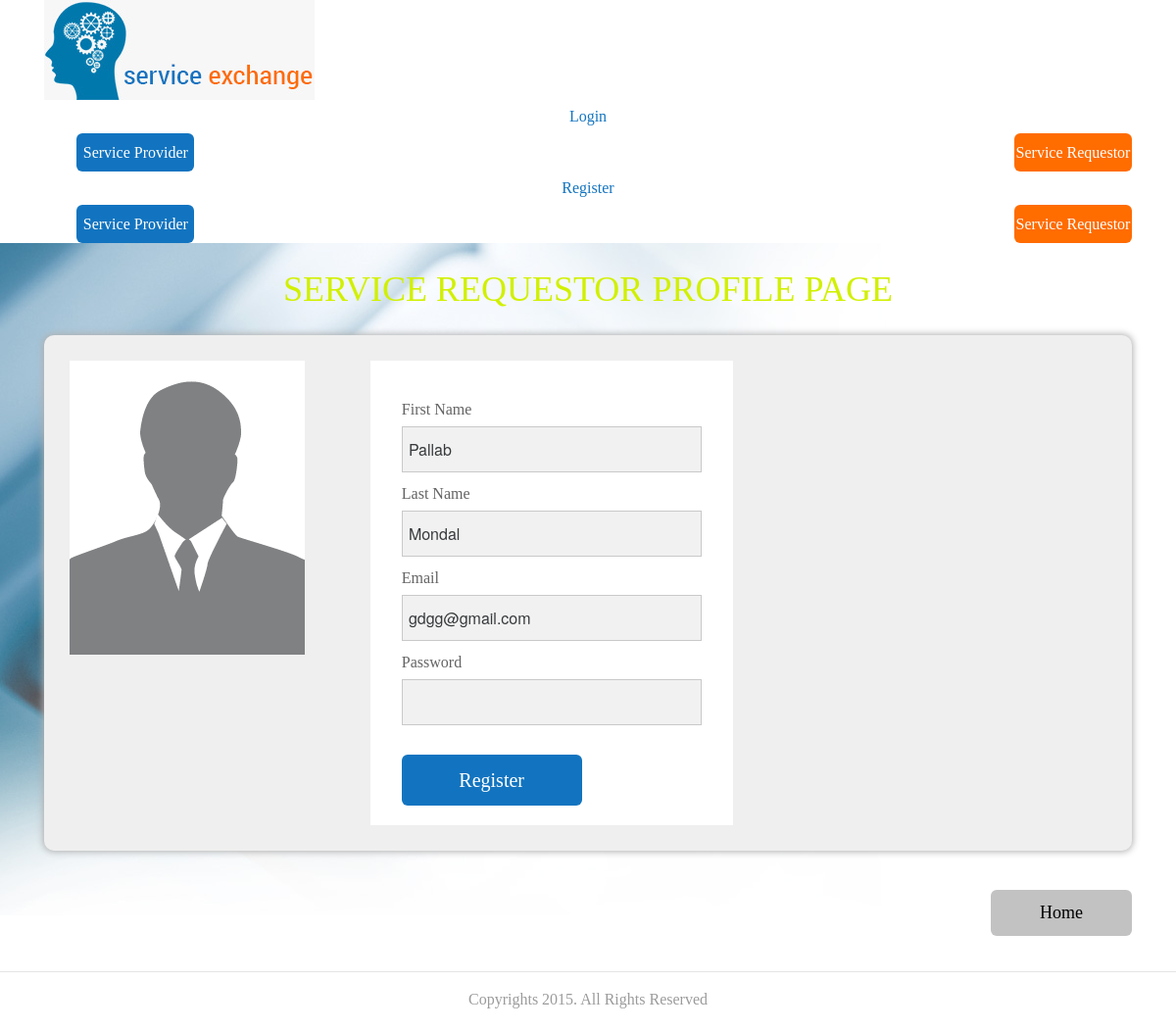
/nm_register_page.php?ucode=SR0000100320160314105958, run on the app's committed database.
### tables this page shows
CREATE TABLE `nm_invite` (
  `id` int(11) NOT NULL AUTO_INCREMENT,
  `first_name` varchar(100) NOT NULL,
  `last_name` varchar(100) NOT NULL,
  `email` varchar(100) NOT NULL,
  `invite_by` varchar(100) NOT NULL,
  `invited_group` varchar(100) NOT NULL,
  `dtime` datetime NOT NULL,
  `status` varchar(100) NOT NULL,
  `ucode` varchar(100) NOT NULL,
  PRIMARY KEY (`id`)
);

### nm_register_page.php (the view, shortened to what this page needs)
<?php
require('config.php');
if(isset($_GET['ucode'])) {
	$ucode=$_GET['ucode'];
	$qryUC=mysqli_query($bd, "SELECT * FROM nm_invite WHERE ucode='$ucode'");
	if($memUC=mysqli_fetch_assoc($qryUC)) {
		$ucfname=$memUC['first_name'];
		$uclname=$memUC['last_name'];
		$ucemail=$memUC['email'];
	}
	else {
		echo "Invalid invite link.";
		exit();
	}
}
else {
	echo "Invalid invite link.";
	exit();
}
if(isset($_SESSION['SESS_SR_ID'])) {
	$SRID=$_SESSION['SESS_SR_ID'];
	$qryProfile=mysqli_query($bd, "SELECT * FROM service_requester WHERE SRID='$SRID'");
	if($memProfile=mysqli_fetch_assoc($qryProfile)) {
		$sremail=$memProfile['email'];
		$timeZone=$memProfile['TimeZone'];
	}
}
else {
	$SRID="";
		$sremail="";
}
	?>
<!DOCTYPE html>
<html lang="en">
<head>
<link href="css/bootstrap.css" rel="stylesheet">
<link href="css/custom.css" rel="stylesheet">
</head>
<body>
<div id="header">
  <div class="container"> <a href="#">
    <div id="logo"><img src="images/logo.jpg" alt="logo"></div>
    </a>
    <?php
  if(isset($_SESSION['SESS_ID'])) {
	?>
    <div class="main_image_box">
      <div class="main_image"><img src="profile_images/no-profile-img-male.gif" alt="image"></div>
      <span class="main_image_name_text"><a href="service_provider_page.php"><?php echo $fname." ".$lname;?></a> | <a href="logout.php">Log out</a></span> </div>
    <?php
}
elseif(isset($_SESSION['SESS_SR_ID'])){
	?>
    <div class="main_image_box">
      <div class="main_image"><img src="profile_images/no-profile-img-male.gif" alt="image"></div>
      <span class="main_image_name_text"><a href="service_requestor_profile_page.php"><?php echo $sremail;?></a> | <a href="logout.php">Log out</a></span> </div>
    <?php
}
else {
?>
    <div class="right_header"> <span class="service_text" style="text-align:center; font-size:16px;">Login</span>
      <div class="button_box"> <a href="service_provider_login.php">
        <div class="sign_up_button">Service Provider</div>
        </a> <a href="service_requestor_login.php">
        <div class="log_in_button">Service Requestor</div>
        </a> </div>
    </div>
    <div class="right_one_header" style="">
      <div class="right_header"> <span class="service_text" style="text-align:center; font-size:16px;">Register</span>
        <div class="button_box"> <a href="service_provider_page.php">
          <div class="sign_up_button">Service Provider</div>
          </a> <a href="service_requestor_profile_page.php">
          <div class="log_in_button">Service Requestor</div>
          </a> </div>
      </div>
    </div>
  </div>
  <?php
}
?>
</div>
<div class="main_body_box">
  <div class="container"> <span class="service_request_text">SERVICE REQUESTOR PROFILE PAGE</span>
    <div class="service_bg">
      <div class="service_left_box">
        <div class="requester_image" id="srp">
          <?php
  $srID=$SRID;
  if(file_exists("profile_images/".$srID.".jpg")) {
   ?>
          <img src="profile_images/<?php echo $srID.".jpg"; ?>" alt="image">
          <?php
	  }
	  else {
	?>
          <img src="profile_images/no-profile-img-male.gif" alt="image">
          <?php
	}
	?>
        </div>
      </div>
      <?php
	if(isset($_SESSION['SESS_SR_ID'])) {
		?>
      <form action="sr_update.php" method="post">
      <input name="srid" type="hidden" value="<?php echo $SRID; ?>">
      <?php
	}
	else {
		?>
      <form action="nm_register.php" method="post">
        <?php
	}
  ?>
        <div class="request_form_bg">
          <div class="user_name_box"> <span class="user_name_text">First Name</span>
            <div class="user_text_fild">
              <input name="fname" class="user_text_fild_main" type="text" value="<?php echo $ucfname; ?>" required>
            </div>
          </div>
          <div class="user_name_box"> <span class="user_name_text">Last Name</span>
            <div class="user_text_fild">
              <input name="lname" class="user_text_fild_main" type="text" value="<?php echo $uclname; ?>" required>
            </div>
          </div>
          <div class="user_name_box"> <span class="user_name_text">Email</span>
            <div class="user_text_fild">
              <input name="uname" class="user_text_fild_main" type="email" value="<?php echo $ucemail;?>" required>
            </div>
          </div>
          <div class="user_name_box"> <span class="user_name_text">Password</span>
            <div class="user_text_fild">
              <input name="pwd" class="user_text_fild_main" type="password" value="" required>
            </div>
          </div>
          <input type="submit" class="register_button" value="Register">
        </div>
      </form>
    </div>
    <div class="bottm_box"><a href="index.php">
      <div class="home_button">Home</div>
      </a> </div>
  </div>
  <hr />
  <div class="copy_text">Copyrights 2015.  All Rights Reserved</div>
</div>
</body>
</html>

### css/custom.css (style rules this page uses)
.service_text { width:100%; float:left; font-family:'RobotoCondensed-Regular'; font-size:22px; color:#1274c0; margin-top:5px; }
.button_box { width:100%; float:left; margin-top:5px; }
.sign_up_button { width: 120px; float: left; background: #1274c0; border-radius: 6px; font-family: 'RobotoCondensed-Regular'; font-size: 16px; color: #FFF; text-align: center; line-height: 39px; text-decoration: none; cursor: pointer; border: 0; padding: 0; margin-left: 3%; }
.log_in_button { width:120px; float:right; background:#ff6c00; border-radius:6px; font-family:'RobotoCondensed-Regular'; font-size:16px; color:#FFF; text-align:center; line-height:39px; text-decoration:none; cursor:pointer; }
.main_body_box { width:100%; float:left; background:url(../images/bg.jpg) no-repeat; }
.copy_text { width:100%; float:left; font-family:'Roboto-Regular'; font-size:16px; color:#9b9b9b; text-align:center; margin-bottom:20px; }
.service_request_text { width:100%; float:left; font-family:'RobotoCondensed-Bold'; font-size:36px; color:#d1f000; text-align:center; margin-top:20px; }
.service_bg { width:100%; float:left; background:#efefef; border-radius:10px; padding:26px; box-shadow: 0px 0px 7px 1px #AFAFAF; margin-top:20px; }
.service_left_box { width:24%; float:left; }
.requester_image { width:100%; float:left; }
.request_form_bg { width:35%; float:left; background:#FFF; margin-left:5%; padding-top:38px; padding-left:32px; padding-right:32px; }
.user_name_box { width:100%; float:left; margin-bottom:10px; }
.user_name_text { width:100%; float:left; font-family:'RobotoCondensed-Regular'; font-size:16px; color:#646464; margin-bottom:5px; }
.user_text_fild { width:100%; float:left; background:#f1f1f1; height:47px; border:1px solid #c9c9c9; }
.user_text_fild_main { width:95%; float:left; background:#f1f1f1; height:45px; border:none; padding-left:2%; outline:none; }
.register_button { width:60%; float:left; background:#1274c0; border-radius:6px; font-family:'Roboto-Regular'; font-size:20px; color:#FFF; line-height:50px; text-align:center; border:none; text-decoration:none; cursor:pointer; margin-top:20px; margin-bottom:20px; clear:both; }
.bottm_box { width:300px; float:right; margin-top:40px; margin-bottom:20px; }
.home_button { width:48%; float:right; background:#c2c2c2; font-family:'RobotoCondensed-Regular'; font-size:18px; color:#000; text-align:center; line-height:47px; border-radius:6px; text-align:center; text-decoration:none; cursor:pointer; }

### data on the page
nm_invite: fname "Pallab", lname "Mondal", uname "gdgg@gmail.com"
